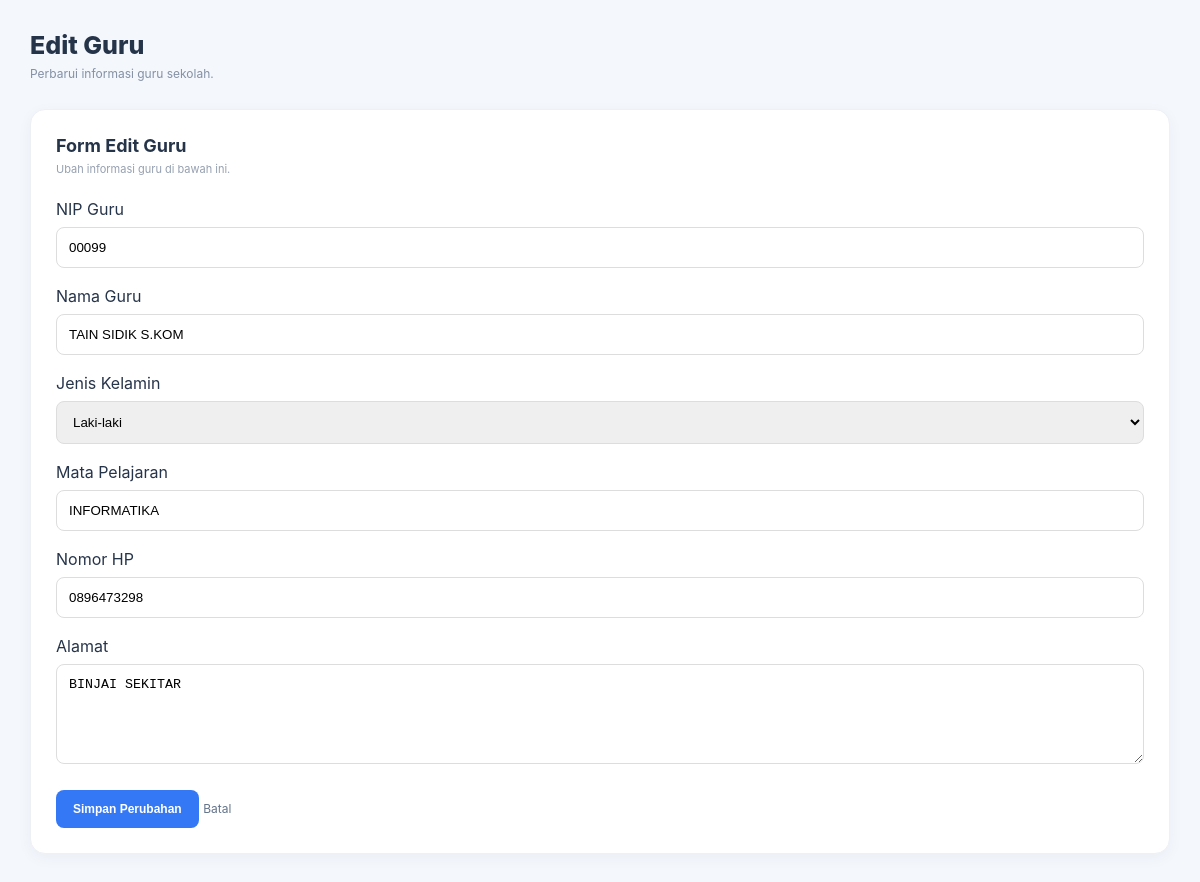
Screenshot of /edit_guru.php?id=1 with the database file from the repository.
### tables this page shows
CREATE TABLE `guru` (
  `id` int(11) NOT NULL,
  `nip` varchar(30) NOT NULL,
  `nama` varchar(100) NOT NULL,
  `jenis_kelamin` enum('Laki-laki','Perempuan') NOT NULL,
  `mata_pelajaran` varchar(100) NOT NULL,
  `no_hp` varchar(20) DEFAULT NULL,
  `alamat` text DEFAULT NULL,
  `created_at` timestamp NULL DEFAULT current_timestamp()
);

### edit_guru.php (the view, shortened to what this page needs)
<?php
require_once 'config/koneksi.php';
$id = (int) $_GET['id'];
$stmt = mysqli_prepare($conn, "SELECT * FROM guru WHERE id = ?");
mysqli_stmt_bind_param($stmt, "i", $id);
mysqli_stmt_execute($stmt);
$result = mysqli_stmt_get_result($stmt);
$guru = mysqli_fetch_assoc($result);
?>
<!DOCTYPE html>
<html lang="id">
<head>
<link rel="stylesheet" href="assets/style.css">
</head>
<body>
<main class="main-content">
<header class="topbar">
    <div>
        <h1>Edit Guru</h1>
        <p>Perbarui informasi guru sekolah.</p>
    </div>
</header>
<section class="content-card">
    <div class="section-header">
        <div>
            <h2>Form Edit Guru</h2>
            <p>Ubah informasi guru di bawah ini.</p>
        </div>
    </div>
    <form method="POST">
        <div style="margin-bottom:18px;">
            <label>NIP Guru</label>
            <input type="text" name="nip"
            value="<?= htmlspecialchars($guru['nip']) ?>"
            required style="width:100%;padding:12px;margin-top:8px;border:1px solid #ddd;border-radius:8px;">
        </div>
        <div style="margin-bottom:18px;">
            <label>Nama Guru</label>
            <input type="text" name="nama"
            value="<?= htmlspecialchars($guru['nama']) ?>"
            required style="width:100%;padding:12px;margin-top:8px;border:1px solid #ddd;border-radius:8px;">
        </div>
        <div style="margin-bottom:18px;">
            <label>Jenis Kelamin</label>
            <select name="jenis_kelamin" required
            style="width:100%;padding:12px;margin-top:8px;border:1px solid #ddd;border-radius:8px;">
                <option value="Laki-laki" <?= $guru['jenis_kelamin']=='Laki-laki'?'selected':'' ?>>Laki-laki</option>
            </select>
        </div>
        <div style="margin-bottom:18px;">
            <label>Mata Pelajaran</label>
            <input type="text" name="mata_pelajaran"
            value="<?= htmlspecialchars($guru['mata_pelajaran']) ?>"
            required style="width:100%;padding:12px;margin-top:8px;border:1px solid #ddd;border-radius:8px;">
        </div>
        <div style="margin-bottom:18px;">
            <label>Nomor HP</label>
            <input type="text" name="no_hp"
            value="<?= htmlspecialchars($guru['no_hp']) ?>"
            required style="width:100%;padding:12px;margin-top:8px;border:1px solid #ddd;border-radius:8px;">
        </div>
        <div style="margin-bottom:22px;">
            <label>Alamat</label>
            <textarea name="alamat" required
            style="width:100%;padding:12px;margin-top:8px;border:1px solid #ddd;border-radius:8px;min-height:100px;"><?= htmlspecialchars($guru['alamat']) ?></textarea>
        </div>
        <button type="submit" class="btn-primary"
        style="border:none;cursor:pointer;">
            Simpan Perubahan
        </button>
        <a href="data_guru.php" class="reset-btn">Batal</a>
    </form>
</section>
</main>
</body>
</html>

### assets/style.css (style rules this page uses)
* { margin: 0; padding: 0; box-sizing: border-box; }
body { font-family: 'Inter', sans-serif; background: #f4f7fc; color: #26344a; }
a { text-decoration: none; }
.main-content { flex: 1; padding: 30px; min-width: 0; }
.topbar { display: flex; justify-content: space-between; align-items: center; margin-bottom: 28px; }
.topbar h1 { font-size: 25px; font-weight: 800; }
.topbar p { font-size: 12px; color: #8490a5; margin-top: 6px; }
.content-card { background: white; border-radius: 15px; padding: 25px; border: 1px solid #edf0f5; box-shadow: 0 4px 15px #1b31500b; }
.section-header { display: flex; justify-content: space-between; align-items: center; margin-bottom: 23px; gap: 12px; }
.section-header h2 { font-size: 18px; }
.section-header p { color: #96a0b0; font-size: 11px; margin-top: 6px; }
.btn-primary { background: #3478f6; color: white; padding: 12px 17px; border-radius: 8px; font-size: 12px; font-weight: 600; transition: .2s; }
.reset-btn { color: #64748b; font-size: 12px; align-self: center; }

### rows the page displays
guru: nip "00099", nama "TAIN SIDIK S.KOM", jenis_kelamin "Laki-laki", mata_pelajaran "INFORMATIKA", no_hp "0896473298", alamat "BINJAI SEKITAR"
